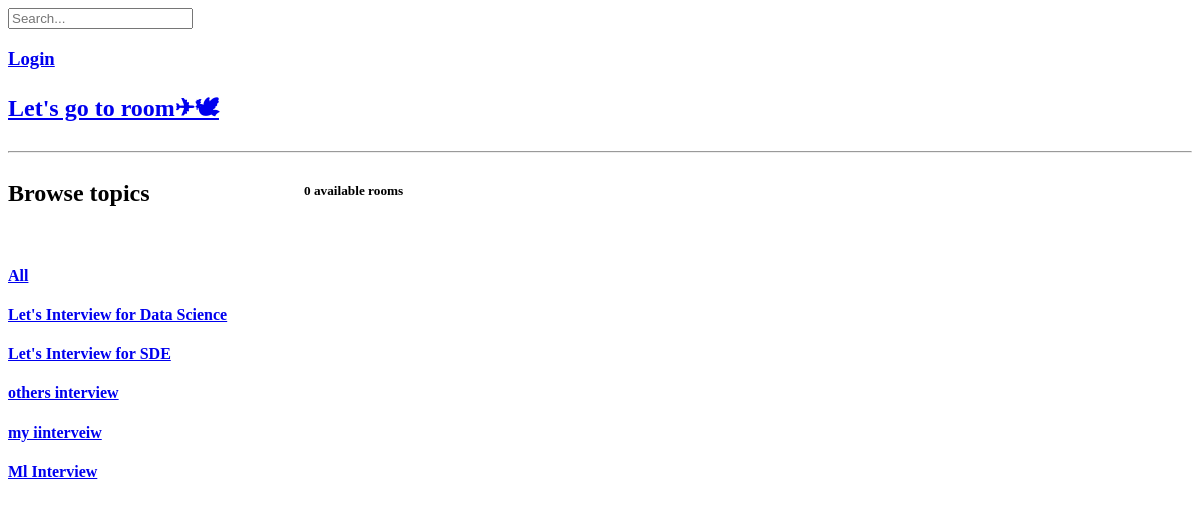
Page /?q=Python on the earlier database version.
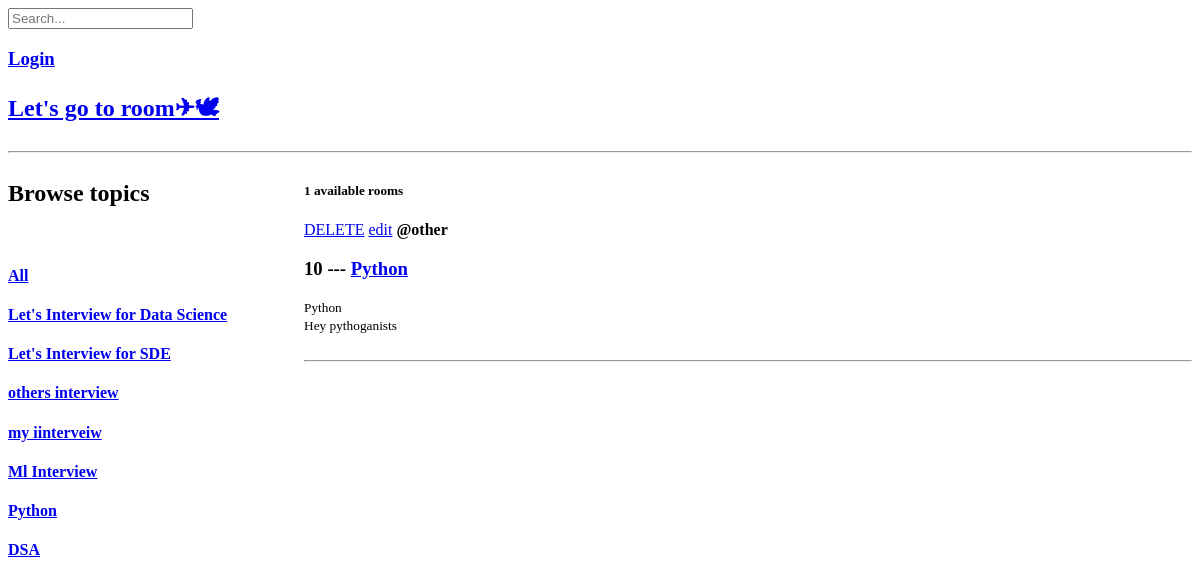
Same page on the later database version.
### base/models.py (models this page shows, shortened)
class Topic(models.Model):
    name = models.CharField(max_length=200)
    def __str__(self):
        return self.name

class Room(models.Model):
    host = models.ForeignKey(to=User,on_delete=models.SET_NULL,null=True)
    topic = models.ForeignKey(to=Topic,on_delete=models.SET_NULL,null=True)
    name = models.CharField(max_length=200)
    description = models.TextField(null=True,blank=True)
    updated = models.DateTimeField(auto_now=True)
    created = models.DateTimeField(auto_now_add=True)
    class Meta:
        ordering = ['-updated','-created']

### base/views.py (the view)
# urls.py: 2. Add a URL to urlpatterns:  path('', views.home, name='home')
def home(request):
    q = request.GET.get('q') # fetching q value from html page.
    if q:
        rooms = Room.objects.filter(
            Q(topic__name__icontains=q) |
            Q(name__icontains = q) |
            Q(description__icontains = q))
    else:
        rooms = Room.objects.all()
    topics = Topic.objects.all()
    room_count = rooms.count()
    dictToPass = {"room": rooms,'topics':topics,'rooms_cnt':room_count}
    return render(request=request,template_name="base/home.html",context=dictToPass)

### base/templates/base/home.html (shortened to what this page needs)
{% extends "main.html" %}
{% block content %}
<h2><a href="{% url 'createRoom' %}">Let's go to room✈🕊</a></h2>
<hr>
<div class="home-container">
        <div>
            <h2>Browse topics</h2>
            <br>
            <div>
                <h4><a href="{% url 'home' %}">All</a></h4>
            </div>
            {% for topic in topics %}
            <div>
                <h4><a href="{% url 'home' %}?q={{topic.name}}">{{topic.name}}</a></h4>
            </div>
            {% endfor %}
        </div>
        <div>
        <h5>{{rooms_cnt}} available rooms</h5>
        {% for dct in room %}
            <a href="{% url 'delete-room' dct.id %}">DELETE</a>
            <a href="{% url 'update-room' dct.id  %}">edit</a>
            <span><b>@{{dct.host.get_username}}</b></span>
            <h3>{{dct.id}} --- <a href="{% url 'room' dct.id %}">{{dct.name}}</a></h3>
            <small> {{dct.topic}} </small>
            <div>
                <small> {{dct.description}} </small>
            </div>
            <br>
            <hr>
        {% endfor %}
    </div>
</div>
{% endblock content %}

Differences in the rows shown:
added Topic: name "Python"
added Topic: name "DSA"
added Room: host.get_username "other", id "10", name "Python", topic "Python", description "Hey pythoganists"
Other differences:
{{ rooms_cnt }}: "0" → "1"
